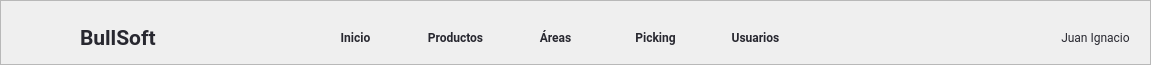
     <widget class="QFrame" name="top_frame">
      <property name="minimumSize">
       <size>
        <width>1151</width>
        <height>65</height>
       </size>
      </property>
      <property name="maximumSize">
       <size>
        <width>16777215</width>
        <height>65</height>
       </size>
      </property>
      <property name="styleSheet">
       <string notr="true">border-bottom: 1px solid #cccccc;
</string>
      </property>
      <property name="frameShape">
       <enum>QFrame::StyledPanel</enum>
      </property>
      <property name="frameShadow">
       <enum>QFrame::Raised</enum>
      </property>
      <widget class="QPushButton" name="products_btn_2">
       <property name="geometry">
        <rect>
         <x>30</x>
         <y>10</y>
         <width>50</width>
         <height>51</height>
        </rect>
       </property>
       <property name="maximumSize">
        <size>
         <width>50</width>
         <height>16777215</height>
        </size>
       </property>
       <property name="font">
        <font>
         <family>Roboto</family>
         <pointsize>9</pointsize>
         <weight>75</weight>
         <bold>true</bold>
        </font>
       </property>
       <property name="cursor">
        <cursorShape>PointingHandCursor</cursorShape>
       </property>
       <property name="styleSheet">
        <string notr="true">QPushButton{
border:none;
font-family: Roboto;
border-radius:5px;
color: #282830 ;


}

QPushButton:hover{
	background-color: rgba(105, 105, 226, 50);
}

QPushButton:pressed{
	background-color: rgba(0,0,0);
}</string>
       </property>
       <property name="text">
        <string/>
       </property>
       <property name="icon">
        <iconset resource="../img/img_oficiales.qrc">
         <normaloff>:/img/shot-cropped-1595298394518.png</normaloff>:/img/shot-cropped-1595298394518.png</iconset>
       </property>
       <property name="iconSize">
        <size>
         <width>100</width>
         <height>100</height>
        </size>
       </property>
      </widget>
      <widget class="QPushButton" name="products_btn_stock">
       <property name="geometry">
        <rect>
         <x>410</x>
         <y>22</y>
         <width>91</width>
         <height>31</height>
        </rect>
       </property>
       <property name="font">
        <font>
         <family>Roboto</family>
         <pointsize>9</pointsize>
         <weight>75</weight>
         <bold>true</bold>
        </font>
       </property>
       <property name="cursor">
        <cursorShape>PointingHandCursor</cursorShape>
       </property>
       <property name="styleSheet">
        <string notr="true">QPushButton{
border:none;
font-family: Roboto;
border-radius:5px;
text-align: center;
color: #282830 ;


}

QPushButton:hover{
		color:rgb(116, 116, 138)

}</string>
       </property>
       <property name="text">
        <string>Productos</string>
       </property>
       <property name="iconSize">
        <size>
         <width>30</width>
         <height>30</height>
        </size>
       </property>
      </widget>
      <widget class="QPushButton" name="products_btn_stock_2">
       <property name="geometry">
        <rect>
         <x>510</x>
         <y>22</y>
         <width>91</width>
         <height>31</height>
        </rect>
       </property>
       <property name="font">
        <font>
         <family>Roboto</family>
         <pointsize>9</pointsize>
         <weight>75</weight>
         <bold>true</bold>
        </font>
       </property>
       <property name="cursor">
        <cursorShape>PointingHandCursor</cursorShape>
       </property>
       <property name="styleSheet">
        <string notr="true">QPushButton{
border:none;
font-family: Roboto;
border-radius:5px;
text-align: center;
color: #282830 ;


}

QPushButton:hover{
		color:rgb(116, 116, 138)

}</string>
       </property>
       <property name="text">
        <string>Áreas</string>
       </property>
       <property name="iconSize">
        <size>
         <width>30</width>
         <height>30</height>
        </size>
       </property>
      </widget>
      <widget class="QPushButton" name="products_btn_stock_3">
       <property name="geometry">
        <rect>
         <x>610</x>
         <y>22</y>
         <width>91</width>
         <height>31</height>
        </rect>
       </property>
       <property name="font">
        <font>
         <family>Roboto</family>
         <pointsize>9</pointsize>
         <weight>75</weight>
         <bold>true</bold>
        </font>
       </property>
       <property name="cursor">
        <cursorShape>PointingHandCursor</cursorShape>
       </property>
       <property name="styleSheet">
        <string notr="true">QPushButton{
border:none;
font-family: Roboto;
border-radius:5px;
text-align: center;
color: #282830 ;


}

QPushButton:hover{
		color:rgb(116, 116, 138)

}</string>
       </property>
       <property name="text">
        <string>Picking</string>
       </property>
       <property name="iconSize">
        <size>
         <width>30</width>
         <height>30</height>
        </size>
       </property>
      </widget>
      <widget class="QPushButton" name="products_btn_stock_4">
       <property name="geometry">
        <rect>
         <x>710</x>
         <y>22</y>
         <width>91</width>
         <height>31</height>
        </rect>
       </property>
       <property name="font">
        <font>
         <family>Roboto</family>
         <pointsize>9</pointsize>
         <weight>75</weight>
         <bold>true</bold>
        </font>
       </property>
       <property name="cursor">
        <cursorShape>PointingHandCursor</cursorShape>
       </property>
       <property name="styleSheet">
        <string notr="true">QPushButton{
border:none;
font-family: Roboto;
border-radius:5px;
text-align: center;
color: #282830 ;


}

QPushButton:hover{
		color:rgb(116, 116, 138)

}</string>
       </property>
       <property name="text">
        <string>Usuarios</string>
       </property>
       <property name="iconSize">
        <size>
         <width>30</width>
         <height>30</height>
        </size>
       </property>
      </widget>
      <widget class="QPushButton" name="products_btn_stock_5">
       <property name="geometry">
        <rect>
         <x>1050</x>
         <y>22</y>
         <width>91</width>
         <height>31</height>
        </rect>
       </property>
       <property name="font">
        <font>
         <family>Roboto</family>
         <pointsize>9</pointsize>
         <weight>50</weight>
         <bold>false</bold>
        </font>
       </property>
       <property name="cursor">
        <cursorShape>PointingHandCursor</cursorShape>
       </property>
       <property name="styleSheet">
        <string notr="true">QPushButton{
border:none;
font-family: Roboto;
border-radius:5px;
text-align: center;
color: #282830 ;


}

QPushButton:hover{
	
}</string>
       </property>
       <property name="text">
        <string>Juan Ignacio</string>
       </property>
       <property name="iconSize">
        <size>
         <width>30</width>
         <height>30</height>
        </size>
       </property>
      </widget>
      <widget class="QPushButton" name="products_btn_stock_6">
       <property name="geometry">
        <rect>
         <x>310</x>
         <y>22</y>
         <width>91</width>
         <height>31</height>
        </rect>
       </property>
       <property name="font">
        <font>
         <family>Roboto</family>
         <pointsize>9</pointsize>
         <weight>75</weight>
         <bold>true</bold>
        </font>
       </property>
       <property name="cursor">
        <cursorShape>PointingHandCursor</cursorShape>
       </property>
       <property name="styleSheet">
        <string notr="true">QPushButton{
border:none;
font-family: Roboto;
border-radius:5px;
text-align: center;
color: #282830 ;


}

QPushButton:hover{
		color:rgb(116, 116, 138)

}</string>
       </property>
       <property name="text">
        <string>Inicio</string>
       </property>
       <property name="iconSize">
        <size>
         <width>30</width>
         <height>30</height>
        </size>
       </property>
      </widget>
      <widget class="QLabel" name="label_8">
       <property name="geometry">
        <rect>
         <x>80</x>
         <y>22</y>
         <width>101</width>
         <height>31</height>
        </rect>
       </property>
       <property name="minimumSize">
        <size>
         <width>0</width>
         <height>0</height>
        </size>
       </property>
       <property name="maximumSize">
        <size>
         <width>16777215</width>
         <height>16777215</height>
        </size>
       </property>
       <property name="font">
        <font>
         <family>Roboto</family>
         <pointsize>16</pointsize>
         <weight>75</weight>
         <bold>true</bold>
        </font>
       </property>
       <property name="styleSheet">
        <string notr="true">color: #282830 ;
border:none</string>
       </property>
       <property name="text">
        <string>BullSoft</string>
       </property>
       <property name="alignment">
        <set>Qt::AlignLeading|Qt::AlignLeft|Qt::AlignVCenter</set>
       </property>
      </widget>
     </widget>
